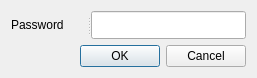
<?xml version="1.0" encoding="UTF-8"?>
<ui version="4.0">
 <class>Dialog</class>
 <widget class="QDialog" name="Dialog">
  <property name="geometry">
   <rect>
    <x>0</x>
    <y>0</y>
    <width>257</width>
    <height>78</height>
   </rect>
  </property>
  <property name="windowTitle">
   <string>Dialog</string>
  </property>
  <layout class="QGridLayout" name="gridLayout">
   <item row="0" column="0">
    <widget class="QSplitter" name="splitter">
     <property name="orientation">
      <enum>Qt::Horizontal</enum>
     </property>
     <widget class="QLabel" name="label">
      <property name="text">
       <string>Password</string>
      </property>
     </widget>
     <widget class="QLineEdit" name="lineEdit">
      <property name="echoMode">
       <enum>QLineEdit::Password</enum>
      </property>
     </widget>
    </widget>
   </item>
   <item row="1" column="0">
    <widget class="QDialogButtonBox" name="buttonBox">
     <property name="orientation">
      <enum>Qt::Horizontal</enum>
     </property>
     <property name="standardButtons">
      <set>QDialogButtonBox::Cancel|QDialogButtonBox::Ok</set>
     </property>
    </widget>
   </item>
  </layout>
 </widget>
 <resources/>
 <connections>
  <connection>
   <sender>buttonBox</sender>
   <signal>accepted()</signal>
   <receiver>Dialog</receiver>
   <slot>accept()</slot>
   <hints>
    <hint type="sourcelabel">
     <x>248</x>
     <y>254</y>
    </hint>
    <hint type="destinationlabel">
     <x>157</x>
     <y>274</y>
    </hint>
   </hints>
  </connection>
  <connection>
   <sender>buttonBox</sender>
   <signal>rejected()</signal>
   <receiver>Dialog</receiver>
   <slot>reject()</slot>
   <hints>
    <hint type="sourcelabel">
     <x>316</x>
     <y>260</y>
    </hint>
    <hint type="destinationlabel">
     <x>286</x>
     <y>274</y>
    </hint>
   </hints>
  </connection>
 </connections>
</ui>
